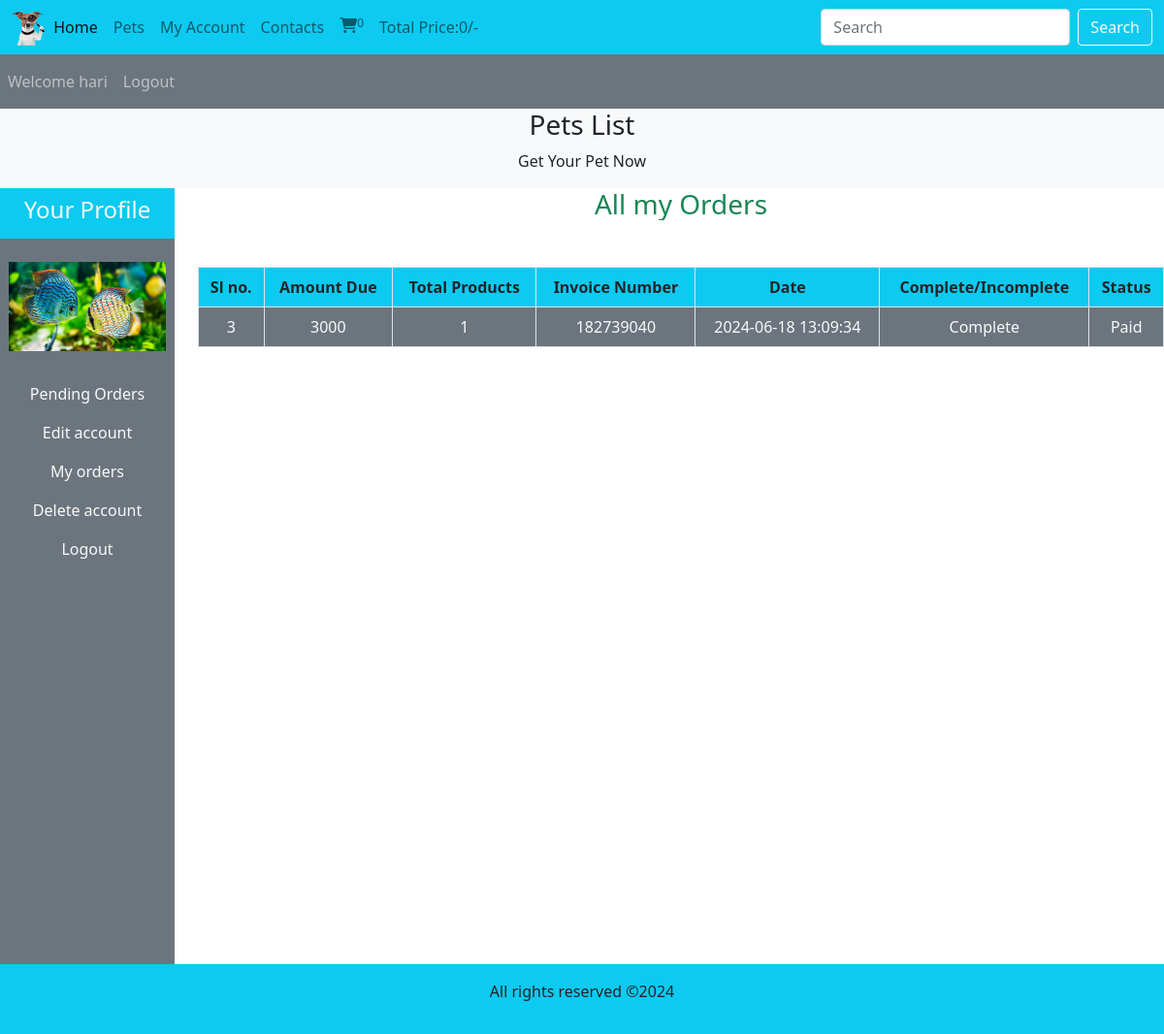
Page /profile_area/profile.php?my_orders (signed in) on the earlier database version.
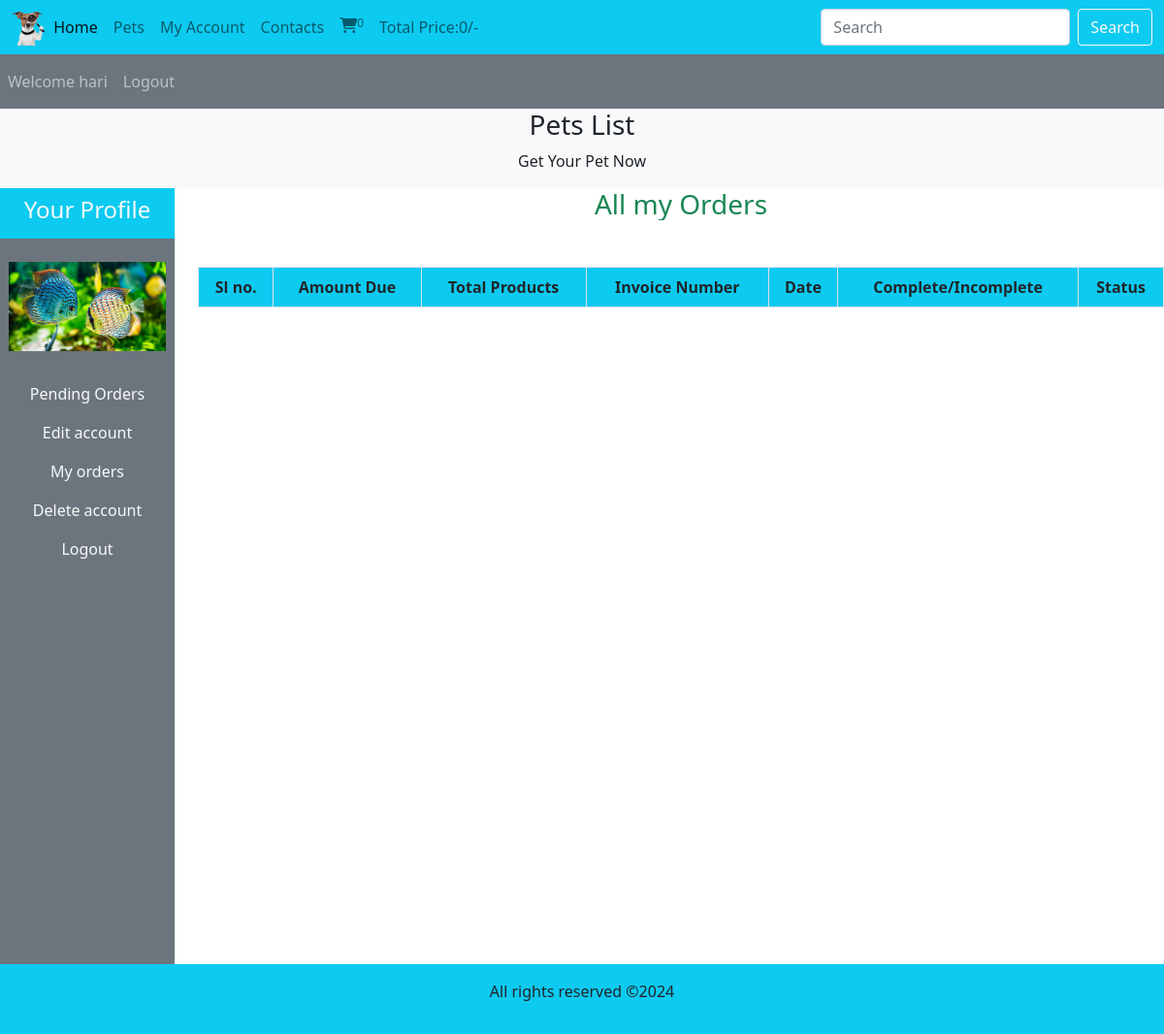
Same page on the later database version.
### tables this page shows
CREATE TABLE `user_orders` (
  `order_id` int(11) NOT NULL,
  `user_id` int(11) NOT NULL,
  `amount_due` int(255) NOT NULL,
  `invoice_number` int(255) NOT NULL,
  `total_pets` int(255) NOT NULL,
  `order_date` timestamp NOT NULL DEFAULT current_timestamp() ON UPDATE current_timestamp(),
  `order_status` varchar(255) NOT NULL
);

### profile_area/profile.php (the view, shortened to what the changed rows need)
<?php
include('../includes/connect.php');
include('../functions/common_function.php');
?>
<!DOCTYPE html>
<html lang="en">
<head>
    <link href="https://cdn.jsdelivr.net/npm/bootstrap@5.0.2/dist/css/bootstrap.min.css" rel="stylesheet">
    <link rel="stylesheet" href="https://cdnjs.cloudflare.com/ajax/libs/font-awesome/6.5.2/css/all.min.css" />
<link rel="stylesheet" href="style.css">
</head>
<body>
  <div class="container-fluid p-0">
 <div class="row">
  <div class="col-md-10 text-center">
<?php get_user_order_details();
if(isset($_GET['my_orders'])){
  include('../users_area/user_orders.php');
 }
?>
  </div>
 </div>
</div>
</body>
</html>

### users_area/user_orders.php (shortened to what the changed rows need)
<!DOCTYPE html>
<html lang="en">
<head>
</head>
<body>
<?php
$username=$_SESSION['username'];
$get_user="Select * from `user_table` where username='$username'";
$result=mysqli_query($con,$get_user);
$row_fetch=mysqli_fetch_assoc($result);
$user_id=$row_fetch['user_id'];
$int = (int)$user_id;
?>
    <table class="table table-bordered mt-5">
        <thead class="bg-info">
<tr>
    <th>Sl no.</th>
    <th>Amount Due</th>
    <th>Total Products</th>
    <th>Invoice Number</th>
    <th>Date</th>
    <th>Complete/Incomplete</th>
    <th>Status</th>
</tr>
</thead>
<tbody class="bg-secondary text-light">
<?php
$get_order_details="select * from `user_orders` where user_id=$int";
$result_orders=mysqli_query($con,$get_order_details);
while($row_orders=mysqli_fetch_assoc($result_orders)){
    $number=$row_orders['order_id'];
    $order_id=$row_orders['order_id'];
    $amount_due=$row_orders['amount_due'];
    $total_products=$row_orders['total_pets'];
    $invoice_number=$row_orders['invoice_number'];
    $order_status=$row_orders['order_status'];
if($order_status=='pending'){
    $order_status='Incomplete';
 } else{
        $order_status='Complete';
    }
    $order_date=$row_orders['order_date'];
    echo" <tr>
    <td>$number</td>
    <td>$amount_due</td>
    <td>$total_products</td>
    <td>$invoice_number</td>
    <td>$order_date</td>
    <td>$order_status</td>";
    ?>
<?php
if($order_status=='Complete'){
    echo "<td>Paid</td>";
}else{
   echo" <td><a href='../users_area/confirm_payment.php?order_id=$order_id' class='text-light'>Confirm</a>
   </td>
</tr>";
}
}
?>
</tbody>
    </table>
</body>
</html>

Differences in the rows shown:
removed user_orders: order_id "3", amount_due "3000", total_pets "1", invoice_number "182739040", order_date "2024-06-18 13:09:34", order_status "Complete", shows "Paid"
